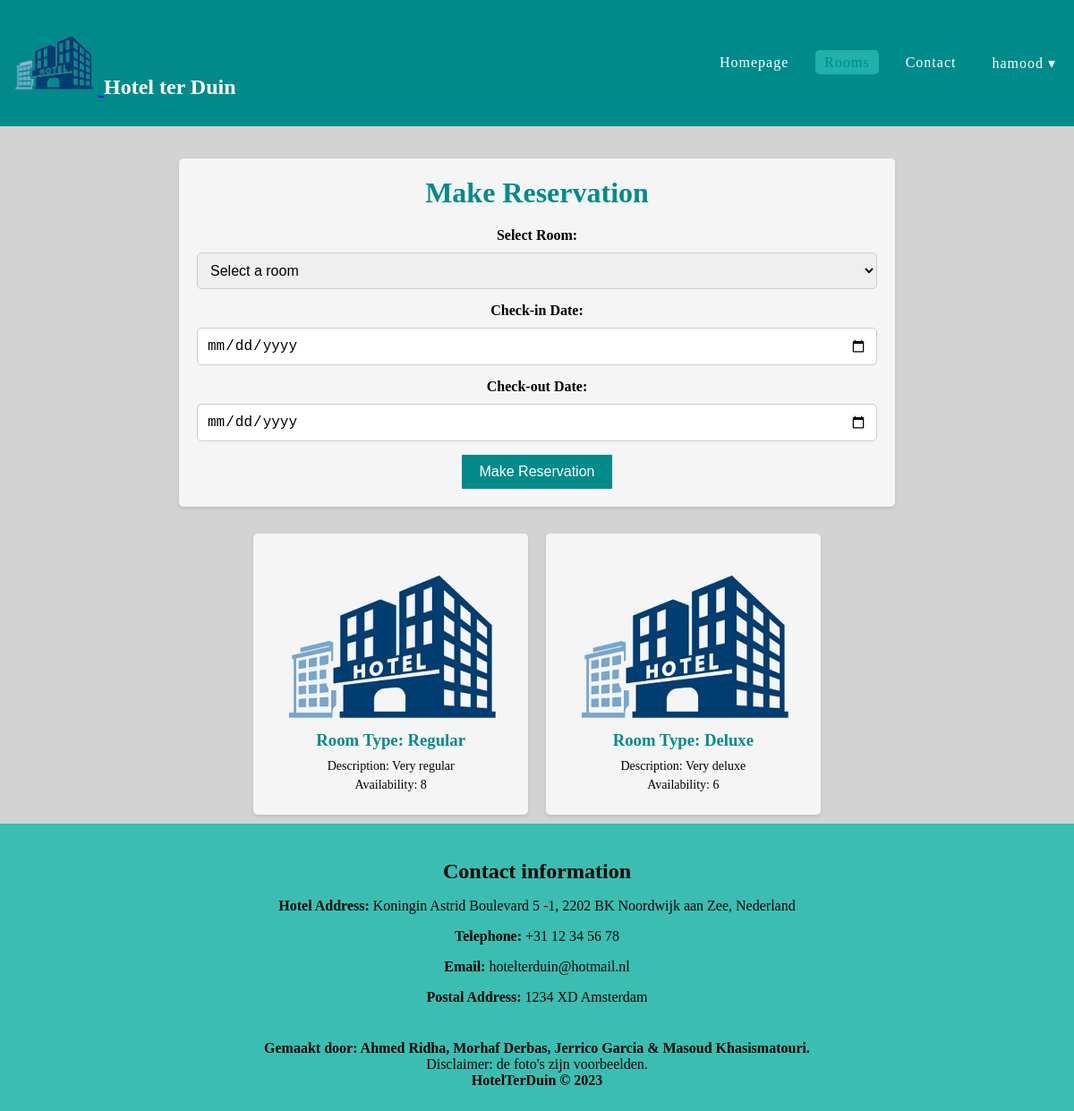
The app's page /hotelterduin/php/clientside/products.php (signed in), older data.
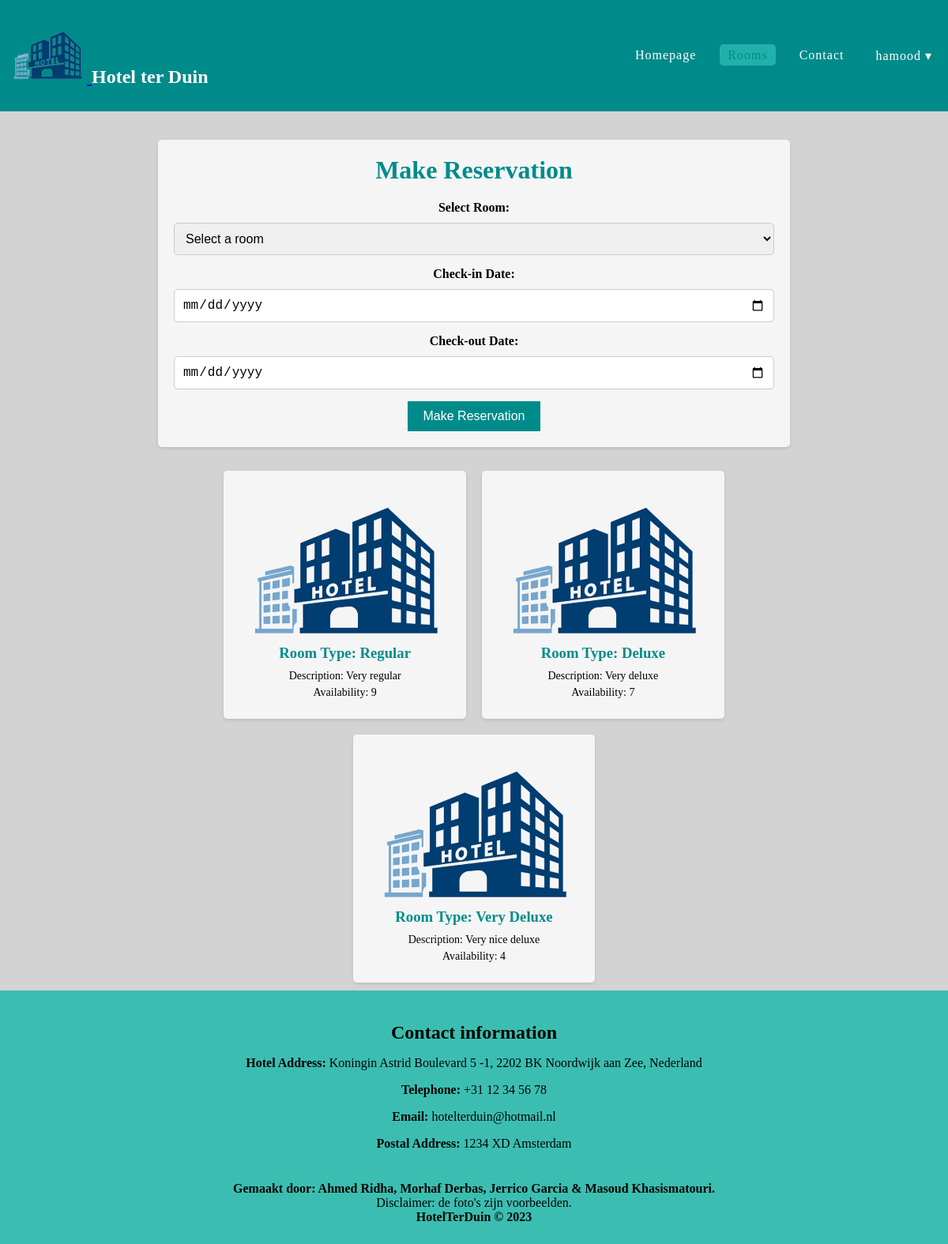
The same page, newer data.
### tables this page shows
CREATE TABLE `rooms` (
  `room_id` int(11) NOT NULL,
  `room_type` varchar(50) NOT NULL,
  `description` varchar(100) DEFAULT NULL,
  `available` int(11) NOT NULL
);

### hotelterduin/php/clientside/products.php (the view, shortened to what this page needs)
<?php
$db = new Db();
$PDO = $db->getPDO();
$imagePaths = [
    'room1' => '../../images/logo.jpg',
    'room2' => '../../images/logo.png',
    'room3' => 'path_to_image3.jpg',
];
$sql = "SELECT * FROM rooms WHERE available > 0";
$stmt = $PDO->prepare($sql);
$stmt->execute();
$rooms = $stmt->fetchAll(PDO::FETCH_ASSOC);
?>
<!DOCTYPE html>
<html lang="en">
<head>
    <link rel="stylesheet" href="../../css/style.css">
    <link rel="stylesheet" href="../../css/navbar.css">
    <link rel="stylesheet" href="../../css/reservatie.css">
    <link rel="stylesheet" href="../../css/admin.css">
</head>
<body>
    <header>
        <?php include '../../templates/navbar.php'; ?>
    </header>
    <br><br>
    <div class="container">
        <div class="reservation-form">
            <h1>Make Reservation</h1>
            <form action="" method="post">
                <label for="room_id">Select Room:</label>
                <select name="room_id" required>
                    <option value="" disabled selected>Select a room</option>
                </select>
                <br>
                <label for="check_in_date">Check-in Date:</label>
                <input type="date" name="check_in_date" min="<?php echo date('Y-m-d'); ?>" required>
                <br>
                <label for="check_out_date">Check-out Date:</label>
                <input type="date" name="check_out_date" min="<?php echo date('Y-m-d', strtotime('+1 day')); ?>" required>
                <br>
                <input type="submit" name="submit" value="Make Reservation">
            </form>
        </div>
        <div class="rooms-container">
            <?php foreach ($rooms as $room) { ?>
                <div class="room">
                    <div class="room-image">
                        <?php
                        $imagePath = isset($imagePaths[$room['room_type']]) ? $imagePaths[$room['room_type']] : '../../images/logo.png';
                        ?>
                        <img src="<?php echo $imagePath; ?>" alt="Room Image">
                    </div>
                    <h3>Room Type: <?php echo $room['room_type']; ?></h3>
                    <p>Description: <?php echo $room['description']; ?></p>
                    <p>Availability: <?php echo $room['available']; ?></p>
                </div>
            <?php } ?>
        </div>
    </div>
    <footer>
        <?php include '../../templates/footer.php'; ?>
    </footer>
</body>
</html>

### hotelterduin/templates/navbar.php (shortened to what this page needs)
<?php
$currentFile = basename($_SERVER['PHP_SELF']);
?>
<!DOCTYPE html>
<html lang="en">
<head>
    <link rel="stylesheet" href="../../css/navbar.css">
</head>
<body>
    <header>
        <nav class="navbar">
            <h1>
                <a class="logo" href="../clientside/homepage.php">
                    <img src="../../images/logo.png" alt="logo">
                </a>Hotel ter Duin
            </h1>
            <ul class="menu">
                <li><a class="menu_item <?php echo ($currentFile === 'homepage.php') ? 'current' : ''; ?>" href="../clientside/homepage.php">Homepage</a></li>
                <li><a class="menu_item <?php echo ($currentFile === 'products.php') ? 'current' : ''; ?>" href="../clientside/products.php">Rooms</a></li>
                <li><a class="menu_item <?php echo ($currentFile === 'contact.php') ? 'current' : ''; ?>" href="../clientside/contact.php">Contact</a></li>
                <?php if (isset($_SESSION['user_id']) && $_SESSION['user_id'] !== '') : ?>
                    <li class="dropdown">
                        <a class="menu_item <?php echo ($currentURL === '#') ? 'current' : ''; ?>" href="#"><?php echo $_SESSION['username']?> &#9662;</a>
                    </li>
                <?php else : ?>
                    <li><a class="menu_item <?php echo ($currentURL === '../clientside/login.php') ? 'current' : ''; ?>" href="../clientside/login.php">Log in</a></li>
                <?php endif; ?>
            </ul>
        </nav>
    </header>
</body>
</html>

### hotelterduin/templates/footer.php
<div class="contact-info">
            <h2>Contact information</h2>
            <p><strong>Hotel Address:</strong> Koningin Astrid Boulevard 5 -1, 2202 BK Noordwijk aan Zee, Nederland</p>
            <p><strong>Telephone:</strong> +31 12 34 56 78</p>
            <p><strong>Email:</strong> hotelterduin@hotmail.nl</p>
            <p><strong>Postal Address:</strong> 1234 XD Amsterdam</p>
<br>
            <p>
                <b>Gemaakt door: Ahmed Ridha,  Morhaf Derbas,  Jerrico Garcia  &  Masoud Khasismatouri.</b>
            <br>
                Disclaimer: de foto's zijn voorbeelden.
            <br>
                <b>HotelTerDuin © 2023</b>
            </p>
        </div>

### hotelterduin/css/style.css (style rules this page uses)
body { background-color: lightgray; }
footer { background-color: #3bbeb1; padding: 20px; text-align: center; }
.contact-info h2 { margin-bottom: 10px; }
.contact-info p { margin-bottom: 5px; }

### hotelterduin/css/navbar.css (style rules this page uses)
body { margin: 0; padding: 0; }
header { background-color: darkcyan; position: block; top: 10px; left: 0; width: 100%; z-index: 999; }
.navbar { display: flex; align-items: center; justify-content: space-between; padding: 10px; color: #fff; position: relative; z-index: 1; }
.logo img { width: 100px; height: auto; }
.menu { display: flex; list-style: none; margin: 0; padding: 0; }
.menu li { margin-left: 20px; }
.menu_item { text-decoration: none; color: white; font-size: 16px; letter-spacing: 1px; padding: 5px 10px; transition: background-color 0.3s ease; }
.menu_item.current { background-color: lightseagreen; border-radius: 5px; }

### hotelterduin/css/reservatie.css (style rules this page uses)
body { margin: 0; padding: 0; }
header { background-color: darkcyan; position: block; top: 10px; left: 0; width: 100%; z-index: 999; }
.navbar { display: flex; align-items: center; justify-content: space-between; padding: 10px; color: #fff; position: relative; z-index: 1; }
.logo img { width: 100px; height: auto; }
.menu { display: flex; list-style: none; margin: 0; padding: 0; }
.menu li { margin-left: 20px; }
.menu_item { text-decoration: none; color: #fff; font-size: 16px; letter-spacing: 1px; padding: 5px 10px; }
.menu_item.current { background-color: #fff; color: darkcyan; border-radius: 5px; }
.room-image { flex: 1; }
.room-image img { width: 100%; height: auto; }

### hotelterduin/css/admin.css (style rules this page uses)
.container { max-width: 800px; margin: 0 auto; text-align: center; }
.reservation-form { background-color: #f5f5f5; padding: 20px; margin-bottom: 20px; border-radius: 5px; box-shadow: 0 2px 4px rgba(0, 0, 0, 0.1); }
.reservation-form h1 { margin: 0; margin-bottom: 20px; color: darkcyan; }
.reservation-form label { display: block; margin-bottom: 10px; font-weight: bold; }
.reservation-form select, .reservation-form input[type="date"] { width: 100%; padding: 10px; margin-bottom: 15px; border: 1px solid #ccc; border-radius: 5px; font-size: 16px; box-sizing: border-box; }
.reservation-form input[type="submit"] { padding: 10px 20px; background-color: darkcyan; color: #fff; border: none; cursor: pointer; font-size: 16px; }
.rooms-container { display: flex; flex-wrap: wrap; justify-content: center; max-width: 800px; margin: 0 auto; }
.room { background-color: #f5f5f5; padding: 20px; margin: 10px; border-radius: 5px; box-shadow: 0 2px 4px rgba(0, 0, 0, 0.1); text-align: center; position: relative; overflow: hidden; }
.room h3 { margin: 0; margin-bottom: 10px; color: darkcyan; }
.room p { margin: 0; margin-bottom: 5px; font-size: 14px; }
.room-image { width: 100%; height: 200px; }
.room-image img { width: 100%; height: 100%; object-fit: cover; border-radius: 5px; margin-bottom: 10px; }

Row changes from the older to the newer data that the page shows:
changed rooms "Regular": available "8" → "9"
changed rooms "Deluxe": available "6" → "7"
added rooms: room_type "Very Deluxe", description "Very nice deluxe", available "4"
